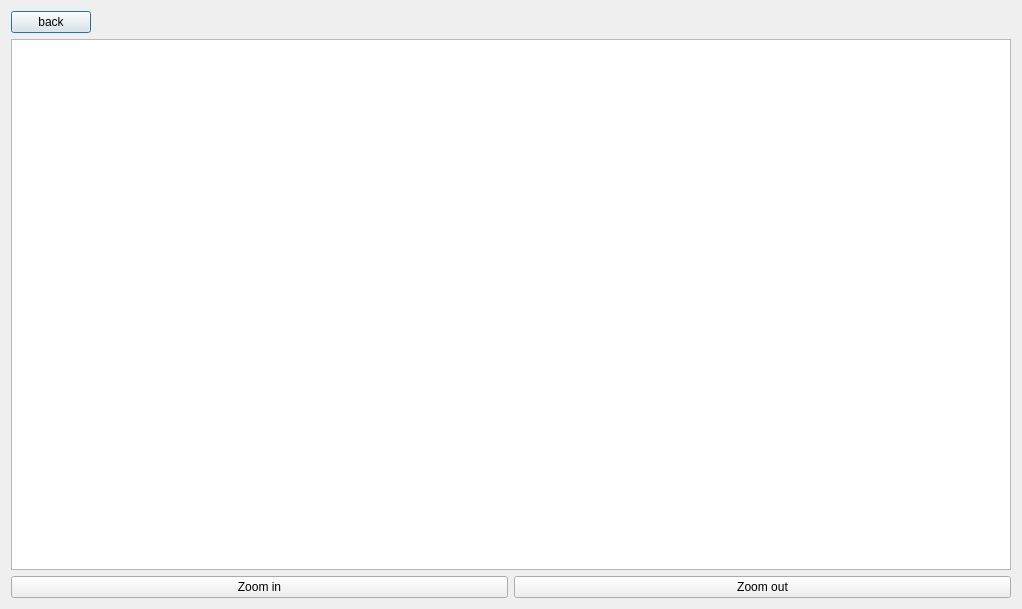
<?xml version="1.0" encoding="UTF-8"?>
<ui version="4.0">
 <class>graph_window</class>
 <widget class="QDialog" name="graph_window">
  <property name="geometry">
   <rect>
    <x>0</x>
    <y>0</y>
    <width>1022</width>
    <height>609</height>
   </rect>
  </property>
  <property name="windowTitle">
   <string>Project Social Media Analysis</string>
  </property>
  <layout class="QVBoxLayout" name="verticalLayout">
   <item>
    <layout class="QHBoxLayout" name="horizontalLayout_5">
     <item>
      <widget class="QPushButton" name="pushButton_back">
       <property name="text">
        <string>back</string>
       </property>
       <property name="icon">
        <iconset>
         <normaloff>../../Downloads/back.png</normaloff>../../Downloads/back.png</iconset>
       </property>
      </widget>
     </item>
     <item>
      <spacer name="horizontalSpacer">
       <property name="orientation">
        <enum>Qt::Horizontal</enum>
       </property>
       <property name="sizeHint" stdset="0">
        <size>
         <width>40</width>
         <height>20</height>
        </size>
       </property>
      </spacer>
     </item>
    </layout>
   </item>
   <item>
    <widget class="QGraphicsView" name="graphicsView">
     <property name="cursor" stdset="0">
      <cursorShape>ArrowCursor</cursorShape>
     </property>
     <property name="tabletTracking">
      <bool>false</bool>
     </property>
     <property name="verticalScrollBarPolicy">
      <enum>Qt::ScrollBarAsNeeded</enum>
     </property>
     <property name="horizontalScrollBarPolicy">
      <enum>Qt::ScrollBarAsNeeded</enum>
     </property>
     <property name="sizeAdjustPolicy">
      <enum>QAbstractScrollArea::AdjustIgnored</enum>
     </property>
     <property name="interactive">
      <bool>true</bool>
     </property>
     <property name="dragMode">
      <enum>QGraphicsView::ScrollHandDrag</enum>
     </property>
     <property name="transformationAnchor">
      <enum>QGraphicsView::NoAnchor</enum>
     </property>
    </widget>
   </item>
   <item>
    <layout class="QHBoxLayout" name="horizontalLayout_4">
     <item>
      <widget class="QPushButton" name="pushButton_zoom_in">
       <property name="text">
        <string>Zoom in</string>
       </property>
       <property name="icon">
        <iconset>
         <normaloff>../../Downloads/zoom-in.png</normaloff>../../Downloads/zoom-in.png</iconset>
       </property>
      </widget>
     </item>
     <item>
      <widget class="QPushButton" name="pushButton_Zoom_out">
       <property name="text">
        <string>Zoom out</string>
       </property>
       <property name="icon">
        <iconset>
         <normaloff>../../Downloads/zoom-out.png</normaloff>../../Downloads/zoom-out.png</iconset>
       </property>
      </widget>
     </item>
    </layout>
   </item>
  </layout>
 </widget>
 <resources/>
 <connections/>
</ui>
